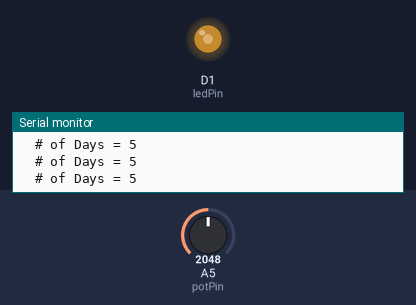
The sketch below on a simulated Particle Photon. Shown: output pins drawn as LEDs (lit = HIGH), the last lines printed to the serial monitor. The test bench sets the inputs (shaded band); at power-on: A5 (potPin) = 2048.

Above: at 1.2 s.
1.3 s: A5 (potPin) set to 2866
At 2.4 s:
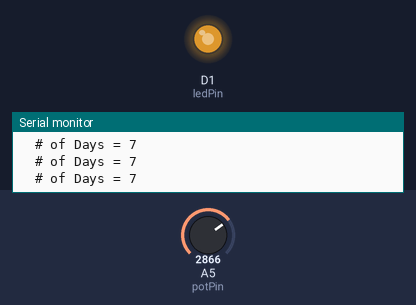
2.8 s: A5 (potPin) set to 3603
At 3.6 s:
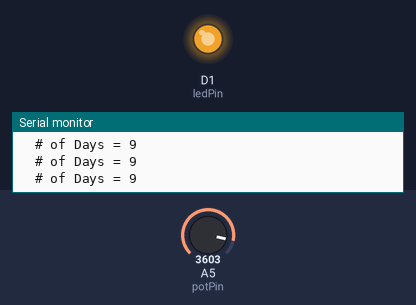
4.3 s: A5 (potPin) set to 491
At 4.9 s:
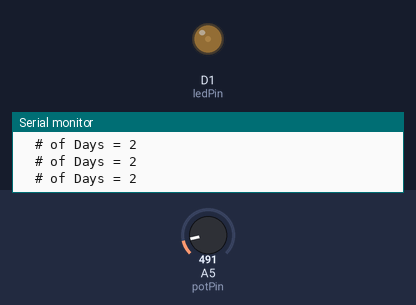
5.8 s: A5 (potPin) set to 0
At 6.1 s:
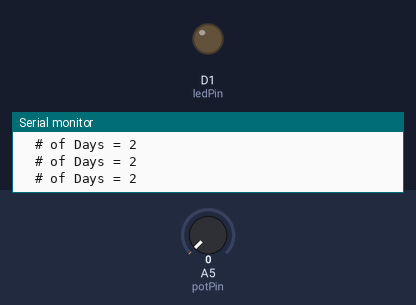
7.3 s: A5 (potPin) set to 2047
At 8.6 s:
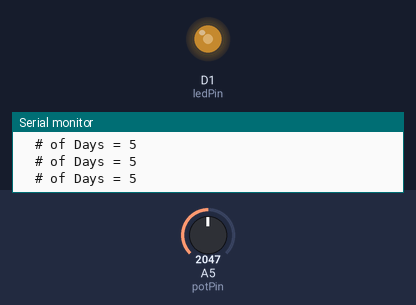
Timing chart, 0 to 9.8 s (numbered marks = the images above; inputs shaded):
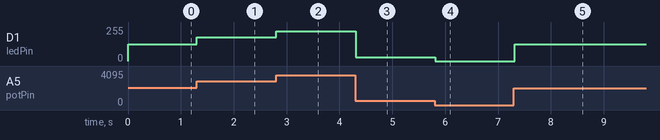

The sketch:

slide_potent_day.ino
```cpp
// Define a pin that we'll place the pot on
int potPin = A5;

// Create a variable to hold the pot reading
int potReading = 0;

// Define a pin we'll place an LED on
int ledPin = D1;

// Create a variable to store the LED brightness.
int ledBrightness = 0;


void setup(){

  Serial.begin(9600);
  // Set up the LED for output
  pinMode(ledPin, OUTPUT);

  // Create a cloud variable of type integer
  // called 'light' mapped to photoCellReading
  Spark.variable("pot", &potReading, INT);
}

void loop() {
  // Use analogRead to read the potentiometer reading
  // This gives us a value from 0 to 4095
  potReading = analogRead(potPin);

  // Allows user to set max days willing to store leftovers.
  int numberOfDays = ((potReading - 95) / 500) + 2 ;
  Serial.print( "\t# of Days = ");
  Serial.println( numberOfDays );

  // Map this value into the PWM range (0-255)
  // and store as the led brightness
  ledBrightness = map(potReading, 0, 4095, 0, 255);

  // fade the LED to the desired brightness
  analogWrite(ledPin, ledBrightness);

  // wait 1/10th of a second and then loop
  delay(100);

}
```

Measured:
- after the input at 1.3 s, D1 (ledPin): 127/255 → 178/255 at once
- after the input at 2.8 s, D1 (ledPin): 178/255 → 224/255 at once
- after the input at 4.3 s, D1 (ledPin): 224/255 → 30/255 at once
- after the input at 5.8 s, D1 (ledPin): 30/255 → 0/255 at once
- after the input at 7.3 s, D1 (ledPin): 0/255 → 127/255 at once
